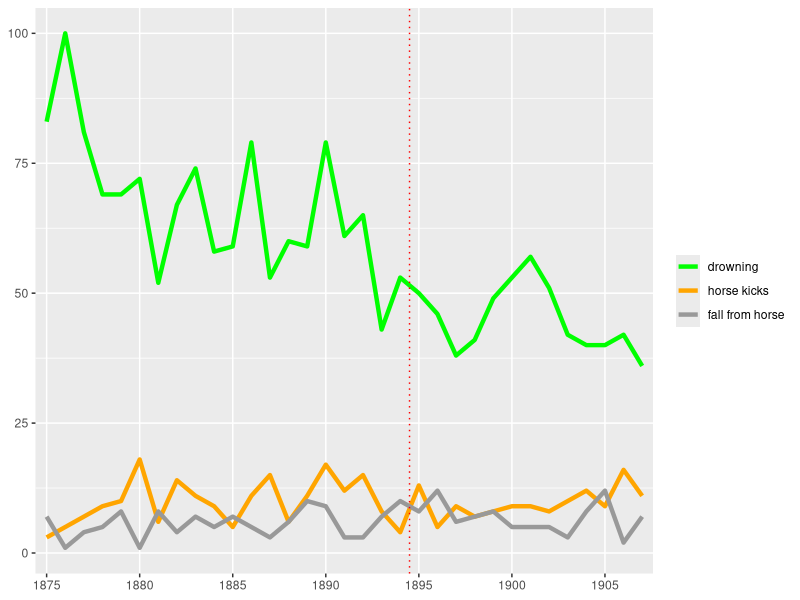
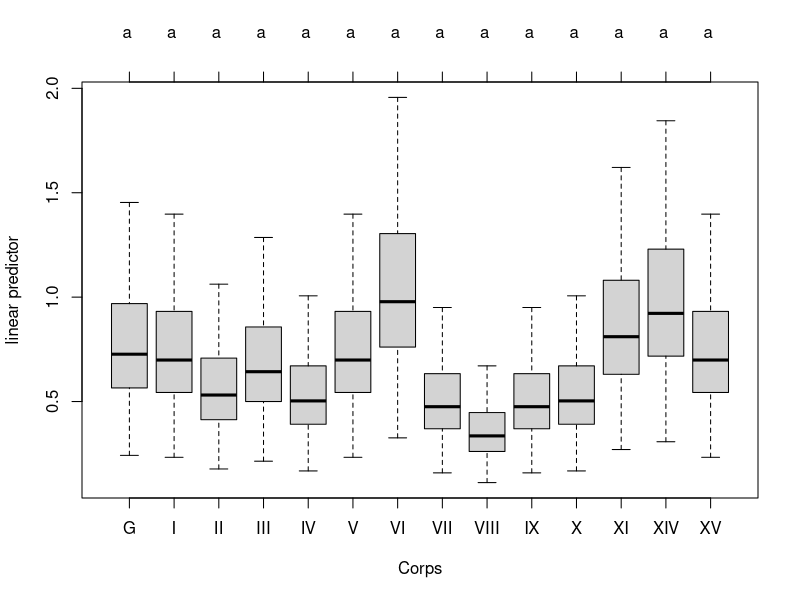

Generate these figures, in order, with R:
## ---- chunk 1
library(tidyverse)
library(knitr)
options(knitr.kable.NA = '')
hk <- read.table("newhk.txt", header = TRUE)
corps_names <- c("G", as.character(as.roman(1:20)))
hk <- hk %>% mutate(Year=factor(year), Corps=factor(corps, levels = intersect(corps_names, corps)))
hk20 <- hk %>% filter(year < 1895)
maxd <- max(hk20$kicks)
hk20h <- hk20 %>% group_by(Corps) %>% count(kicks)
hk20h <- hk20h %>% complete(kicks=full_seq(c(0:(maxd+1)), 1))
hk20h <- hk20h %>% mutate(n=ifelse(is.na(n), 0, n))
hk20h <- hk20h %>% mutate(sx=sum(n*kicks), px=sx/20)
hk20h <- hk20h %>% mutate(ex=ifelse(kicks==maxd+1, 1-ppois(maxd, px), dpois(kicks, px)), Ex=20*ex)
hk20H <- hk20h %>% ungroup() %>% group_by(kicks) %>% summarise(N=sum(n), corrected=sum(Ex))
hk20H$vonB <- c(143.1, 92.1, 33.3, 8.9, 2.0, 0.6)
ap <- with(hk20, sum(kicks)/dim(hk20)[1])
hk20H <- hk20H %>% mutate(ej=ifelse(kicks==maxd+1, 1-ppois(maxd, ap), dpois(kicks, ap)), Jeffreys=280*ej)
kable(hk20H %>% select(Deaths=kicks, freq=N, vonB, corrected, Jeffreys), digits=2, caption = "Observed and expected frequencies of deaths for the years 1875 to 1894")
## ---- chunk 2
hk20l <- hk20 %>% filter(!(Corps %in% c("G", "I", "VI", "XI")))
maxl <- max(hk20l$kicks)
hk20hl <- hk20l %>% group_by(Corps) %>% count(kicks)
hk20hl <- hk20hl %>% complete(kicks=full_seq(c(0:(maxl+1)), 1))
hk20hl <- hk20hl %>% mutate(n=ifelse(is.na(n), 0, n))
apl <- with(hk20l, sum(kicks)/dim(hk20l)[1])
hk20hL <- hk20hl %>% ungroup() %>% group_by(kicks) %>% summarise(N=sum(n))
hk20hL <- hk20hL %>% mutate(el=ifelse(kicks==maxl+1, 1-ppois(maxl, apl), dpois(kicks, apl)), vonB=200*el)
kable(hk20hL %>% select(Deaths=kicks, freq=N, vonB), digits=1, caption = "Observed and expected frequencies of deaths for the years 1875 to 1894 for the ten 'typical' Corps")
## ---- chunk 3
my20 <- glm(kicks~Corps+Year, family=poisson(), data=hk20)
my20t <- anova(my20, test="LRT")
row.names(my20t) <- c("", "Corps", "Year")
kable(my20t, digits=3, caption = "Analysis of deviance table for a glm model of deaths by horse kick from 1875 to 1894 dependent on Corps and Year")
## ---- chunk 4
hky <- hk %>% group_by(Year) %>% summarise(nn=n(), totF=sum(kicks), totD=sum(drowned, na.rm=TRUE), totH=sum(falls, na.rm=TRUE))
hky <- hky %>% select(-nn)
hkl <- hky %>% pivot_longer(cols=totF:totH, values_to="freq", names_to="cause")
ggplot(hkl, aes(Year, freq, group=cause, colour=cause)) + geom_line(linewidth=1.5) + xlab(NULL) + ylab(NULL) + scale_colour_manual(values=c("green", "orange", "grey60"), labels=c("drowning", "horse kicks", "fall from horse")) +  scale_x_discrete(breaks=seq(1875, 1910, 5)) + geom_vline(xintercept=20.5, linetype="dotted", colour="red") + theme(legend.title=element_blank())
## ---- chunk 5
my <- glm(kicks~Corps+Year, family=poisson(), data=hk)
myt <- anova(my, test="LRT")
row.names(myt) <- c("", "Corps", "Year")
kable(myt, digits=3, caption = "Analysis of deviance table for a glm model of deaths by horse kick from 1875 to 1907 dependent on Corps and Year")
## ---- chunk 6
library(multcomp)
glht.my <- glht(my, mcp(Corps = "Tukey"))
my.cld <- cld(glht.my, level=0.05)
plot(my.cld)
